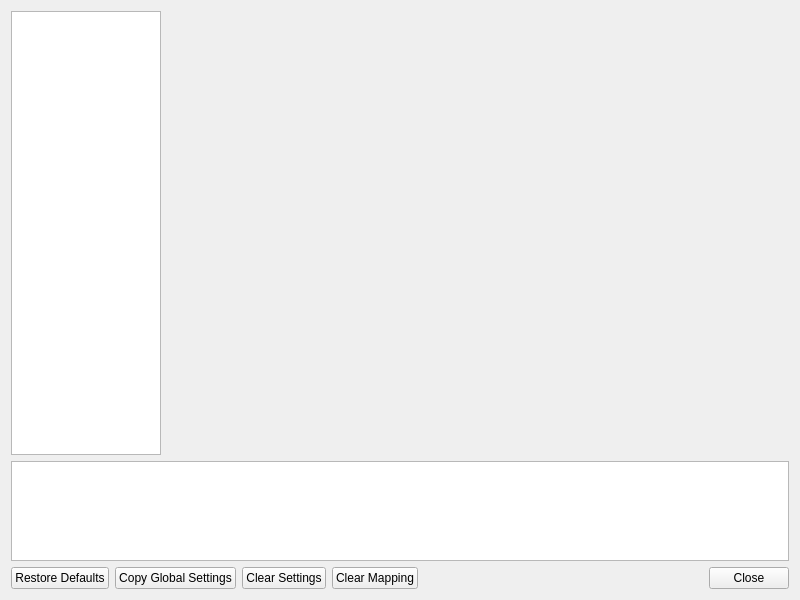
<?xml version="1.0" encoding="UTF-8"?>
<ui version="4.0">
 <class>SettingsWindow</class>
 <widget class="QWidget" name="SettingsWindow">
  <property name="geometry">
   <rect>
    <x>0</x>
    <y>0</y>
    <width>800</width>
    <height>600</height>
   </rect>
  </property>
  <property name="sizePolicy">
   <sizepolicy hsizetype="Expanding" vsizetype="Expanding">
    <horstretch>0</horstretch>
    <verstretch>0</verstretch>
   </sizepolicy>
  </property>
  <property name="windowTitle">
   <string>ArcadeDuck Settings</string>
  </property>
  <property name="windowIcon">
   <iconset resource="resources/resources.qrc">
    <normaloff>:/icons/duck.png</normaloff>:/icons/duck.png</iconset>
  </property>
  <layout class="QGridLayout" name="gridLayout">
   <item row="0" column="0">
    <widget class="QListWidget" name="settingsCategory">
     <property name="sizePolicy">
      <sizepolicy hsizetype="Expanding" vsizetype="Expanding">
       <horstretch>0</horstretch>
       <verstretch>0</verstretch>
      </sizepolicy>
     </property>
     <property name="minimumSize">
      <size>
       <width>150</width>
       <height>0</height>
      </size>
     </property>
     <property name="maximumSize">
      <size>
       <width>150</width>
       <height>16777215</height>
      </size>
     </property>
     <property name="iconSize">
      <size>
       <width>32</width>
       <height>32</height>
      </size>
     </property>
    </widget>
   </item>
   <item row="0" column="1">
    <widget class="QStackedWidget" name="settingsContainer">
     <property name="minimumSize">
      <size>
       <width>500</width>
       <height>0</height>
      </size>
     </property>
    </widget>
   </item>
   <item row="1" column="0" colspan="2">
    <widget class="QTextEdit" name="helpText">
     <property name="minimumSize">
      <size>
       <width>0</width>
       <height>100</height>
      </size>
     </property>
     <property name="maximumSize">
      <size>
       <width>16777215</width>
       <height>100</height>
      </size>
     </property>
     <property name="readOnly">
      <bool>true</bool>
     </property>
    </widget>
   </item>
   <item row="2" column="0" colspan="2">
    <layout class="QHBoxLayout" name="footerLayout">
     <item>
      <widget class="QPushButton" name="restoreDefaults">
       <property name="text">
        <string>Restore Defaults</string>
       </property>
      </widget>
     </item>
     <item>
      <widget class="QPushButton" name="copyGlobalSettings">
       <property name="text">
        <string>Copy Global Settings</string>
       </property>
      </widget>
     </item>
     <item>
      <widget class="QPushButton" name="clearGameSettings">
       <property name="text">
        <string>Clear Settings</string>
       </property>
      </widget>
     </item>
     <item>
      <widget class="QPushButton" name="clearControlMapping">
       <property name="text">
        <string>Clear Mapping</string>
       </property>
      </widget>
     </item>
     <item>
      <spacer name="horizontalSpacer_2">
       <property name="orientation">
        <enum>Qt::Horizontal</enum>
       </property>
       <property name="sizeHint" stdset="0">
        <size>
         <width>40</width>
         <height>20</height>
        </size>
       </property>
      </spacer>
     </item>
     <item>
      <widget class="QPushButton" name="close">
       <property name="text">
        <string>Close</string>
       </property>
      </widget>
     </item>
    </layout>
   </item>
  </layout>
 </widget>
 <resources>
  <include location="resources/resources.qrc"/>
 </resources>
 <connections/>
</ui>
